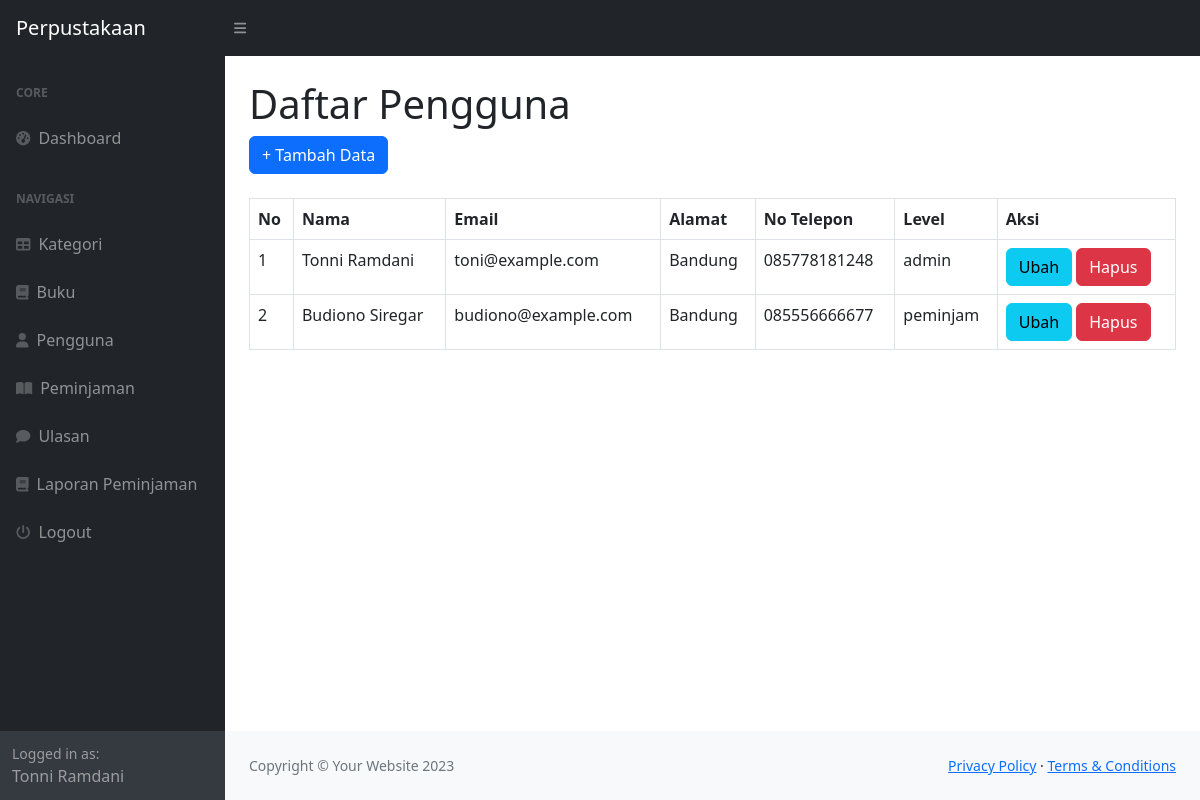
The page /index.php?page=user (signed in) on the database as committed earlier.
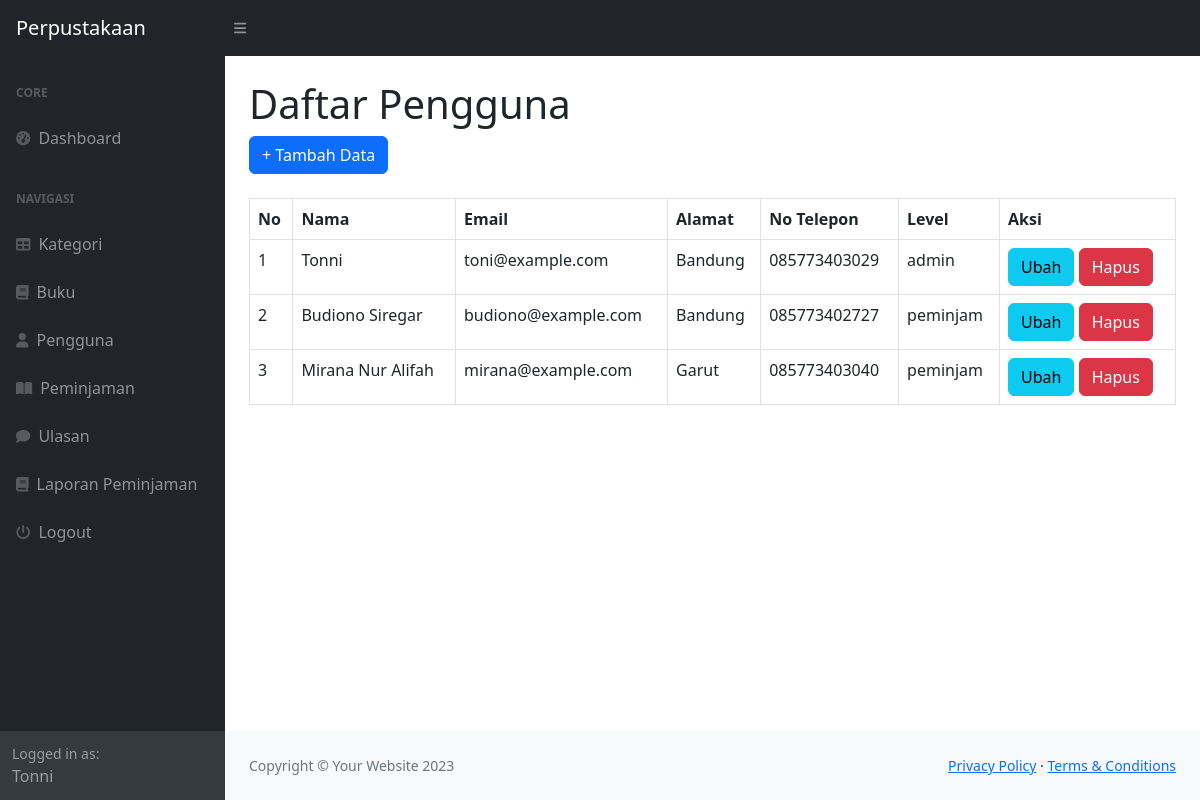
The same page on the database as committed later.
### tables this page shows
CREATE TABLE `user` (
  `id_user` int NOT NULL,
  `nama` varchar(255) DEFAULT NULL,
  `username` varchar(255) DEFAULT NULL,
  `password` varchar(255) DEFAULT NULL,
  `email` varchar(255) DEFAULT NULL,
  `alamat` text,
  `no_telepon` varchar(255) DEFAULT NULL,
  `level` enum('admin','peminjam') DEFAULT NULL
);

### user.php (the view)
<h1 class="mt-4">Daftar Pengguna</h1>
<div class="row">
    <div class="col-md-12">
        <a href="?page=user_tambah" class="btn btn-primary">+ Tambah Data</a>
        <br>
        <br>
        <table class="table table-bordered" id="dataTable" width="100%" cellspacin="5">
            <tr>
                <th>No</th>
                <th>Nama</th>
                <th>Email</th>
                <th>Alamat</th>
                <th>No Telepon</th>
                <th>Level</th>
                <th>Aksi</th>
            </tr>
            <?php
            $i = 1;
                $query = mysqli_query($koneksi, "SELECT id_user, nama, username, email, alamat, no_telepon, level FROM user");
                while($data = mysqli_fetch_array($query)){
                    ?>
                    <tr>
                        <td><?php echo $i++?></td>
                        <td><?php echo $data['nama']; ?></td>
                        <td><?php echo $data['email']; ?></td>
                        <td><?php echo $data['alamat']; ?></td>
                        <td><?php echo $data['no_telepon']; ?></td>
                        <td><?php echo $data['level']; ?></td>
                        <td>
                            <a href="?page=user_ubah&&id=<?php echo $data['id_user']; ?>" class="btn btn-info">Ubah</a>
                            <a onclick="return confirm('Apakah Anda Akan menghapus data ini')" href="?page=user_hapus&&id=<?php echo $data['id_user']; ?>" class="btn btn-danger">Hapus</a>
                        </td>
                    <tr>
                        <?php
                }
            ?>
        </table>
    </div>
</div>

### index.php (shortened to what this page needs)
<!DOCTYPE html>
<html lang="en">
<head>
    <link href="https://cdn.jsdelivr.net/npm/simple-datatables@7.1.2/dist/style.min.css" rel="stylesheet" />
    <link href="css/styles.css" rel="stylesheet" />
</head>
<body class="sb-nav-fixed">
    <nav class="sb-topnav navbar navbar-expand navbar-dark bg-dark">
        <a class="navbar-brand ps-3" href="index.html">Perpustakaan</a>
        <button class="btn btn-link btn-sm order-1 order-lg-0 me-4 me-lg-0" id="sidebarToggle" href="#!"><i class="fas fa-bars"></i></button>
    </nav>
    <div id="layoutSidenav">
        <div id="layoutSidenav_nav">
            <nav class="sb-sidenav accordion sb-sidenav-dark" id="sidenavAccordion">
                <div class="sb-sidenav-menu">
                    <div class="nav">
                        <?php
                        if ($_SESSION["user"]["level"] != "peminjam") {
                        ?>
                            <div class="sb-sidenav-menu-heading">Core</div>
                            <a class="nav-link" href="?">
                                <div class="sb-nav-link-icon"><i class="fas fa-tachometer-alt"></i></div>
                                Dashboard
                            </a>
                        <?php
                        }
                        ?>
                        <div class="sb-sidenav-menu-heading">Navigasi</div>
                        <?php
                        if ($_SESSION["user"]["level"] != "peminjam") {
                        ?>
                            <a class="nav-link" href="?page=kategori">
                                <div class="sb-nav-link-icon"><i class="fas fa-table"></i></div>
                                Kategori
                            </a>
                        <?php
                        }
                        ?>
                        <a class="nav-link" href="?page=buku">
                            <div class="sb-nav-link-icon"><i class="fas fa-book"></i></div>
                            Buku
                        </a>
                        <?php
                            if ($_SESSION["user"]["level"] == "admin") {
                        ?>
                        <a class="nav-link" href="?page=user">
                            <div class="sb-nav-link-icon"><i class="fas fa-user"></i></div>
                            Pengguna
                        </a>
                        <?php
                            }
                        ?>
                        <a class="nav-link" href="?page=peminjaman">
                            <div class="sb-nav-link-icon"><i class="fas fa-book-open"></i></div>
                                Peminjaman
                        </a>
                        <a class="nav-link" href="?page=ulasan">
                            <div class="sb-nav-link-icon"><i class="fas fa-comment"></i></div>
                            Ulasan
                        </a>
                        <?php
                        if ($_SESSION["user"]["level"] != "peminjam") {
                        ?>
                            <a class="nav-link" href="?page=laporan">
                                <div class="sb-nav-link-icon"><i class="fas fa-book"></i></div>
                                Laporan Peminjaman
                            </a>
                        <?php
                        }
                        ?>
                        <a class="nav-link" href="logout.php">
                            <div class="sb-nav-link-icon"><i class="fas fa-power-off"></i></div>
                            Logout
                        </a>
                    </div>
                </div>
                <div class="sb-sidenav-footer">
                    <div class="small">Logged in as:</div>
                    <?php
                    echo $_SESSION['user']['nama'];
                    ?>
                </div>
            </nav>
        </div>
        <div id="layoutSidenav_content">
            <main>
                <div class="container-fluid px-4">
                    <?php
                    $page = isset($_GET['page']) ? $_GET['page'] : 'home';
                    if (file_exists($page . ".php")) {
                        include $page . ".php";
                    } else {
                        include "404.php";
                    }
                    ?>
                </div>
            </main>
            <footer class="py-4 bg-light mt-auto">
                <div class="container-fluid px-4">
                    <div class="d-flex align-items-center justify-content-between small">
                        <div class="text-muted">Copyright &copy; Your Website 2023</div>
                        <div>
                            <a href="#">Privacy Policy</a>
                            &middot;
                            <a href="#">Terms &amp; Conditions</a>
                        </div>
                    </div>
                </div>
            </footer>
        </div>
    </div>
</body>
</html>

Rows that differ between the two databases and show on the page:
changed user "toni@example.com": nama "Tonni Ramdani" → "Tonni"; no_telepon "085778181248" → "085773403029"
changed user "Budiono Siregar": no_telepon "085556666677" → "085773402727"
added user: nama "Mirana Nur Alifah", email "mirana@example.com", alamat "Garut", no_telepon "085773403040", level "peminjam"
Other text that changed with them:
$_SESSION['user']['nama']: "Tonni Ramdani" → "Tonni"
